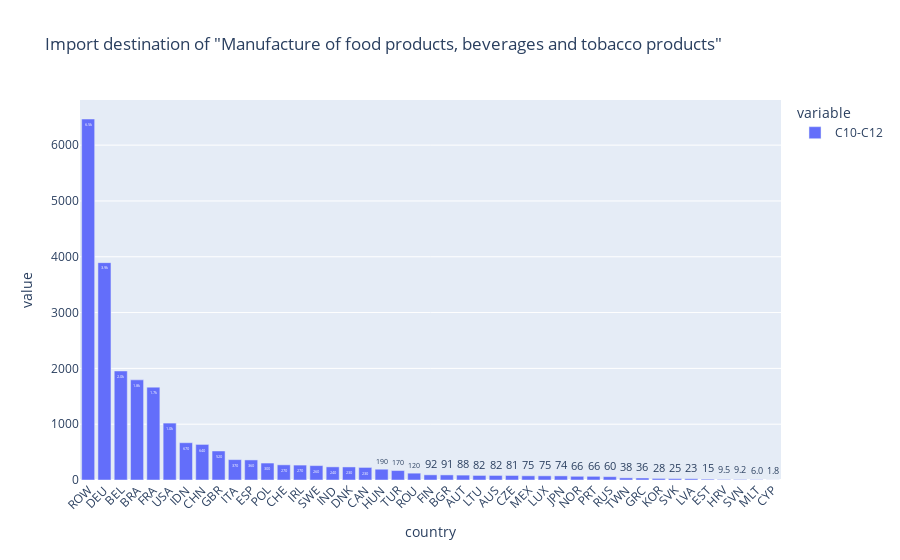

Notebook source saved alongside this figure:
### Code cell
fig2 = px.bar(a['C10-C12'].sort_values(ascending=False),text_auto='.2s',
title='Import destination of "Manufacture of food products, beverages and tobacco products"')
fig2.update_traces(textfont_size=12, textangle=0, cliponaxis=False)
fig2.update_layout(xaxis_tickangle=-45)
fig2.show()

### Figure 1 — Plotly figure (JSON) as saved in the notebook; plotly's stock layout.template omitted (floating-point values rounded to 4 significant figures)
{"data": [{"alignmentgroup": "True", "cliponaxis": false, "hovertemplate": "variable=C10-C12<br>country=%{x}<br>value=%{y}<extra></extra>", "legendgroup": "C10-C12", "marker": {"color": "#636efa", "pattern": {"shape": ""}}, "name": "C10-C12", "offsetgroup": "C10-C12", "orientation": "v", "showlegend": true, "textangle": 0, "textfont": {"size": 12}, "textposition": "auto", "texttemplate": "%{y:.2s}", "type": "bar", "x": ["ROW", "DEU", "BEL", "BRA", "FRA", "USA", "IDN", "CHN", "GBR", "ITA", "ESP", "POL", "CHE", "IRL", "SWE", "IND", "DNK", "CAN", "HUN", "TUR", "ROU", "FIN", "BGR", "AUT", "LTU", "AUS", "CZE", "MEX", "LUX", "JPN", "NOR", "PRT", "RUS", "TWN", "GRC", "KOR", "SVK", "LVA", "EST", "HRV", "SVN", "MLT", "CYP"], "xaxis": "x", "y": [6468.0, 3895.0, 1953.0, 1794.0, 1664.0, 1020.0, 668.1, 637.5, 519.8, 365.2, 359.5, 303.9, 271.9, 267.1, 258.0, 235.2, 233.8, 225.5, 193.3, 169.4, 122.5, 92.37, 91.26, 87.55, 81.62, 81.56, 81.0, 75.31, 74.69, 73.67, 66.47, 65.95, 59.66, 38.34, 36.43, 28.3, 25.05, 23.0, 14.96, 9.508, 9.172, 5.972, 1.829], "yaxis": "y"}], "layout": {"barmode": "relative", "legend": {"title": {"text": "variable"}, "tracegroupgap": 0}, "title": {"text": "Import destination of \"Manufacture of food products, beverages and tobacco products\""}, "xaxis": {"anchor": "y", "domain": [0, 1], "tickangle": -45, "title": {"text": "country"}}, "yaxis": {"anchor": "x", "domain": [0, 1], "title": {"text": "value"}}}}
